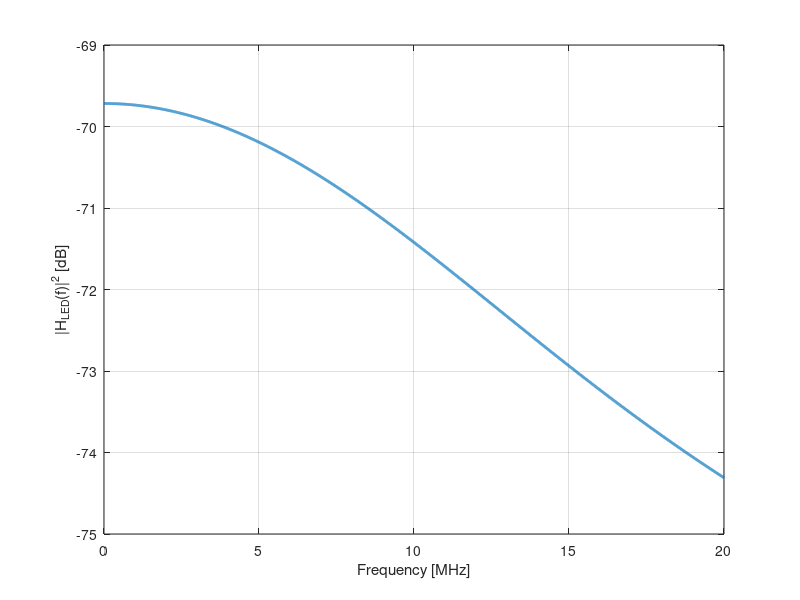

Source code (MATLAB):
% close all
clear all
clc

f_cut_off = 20e+6;
t = 0:1e-9:200*1e-9;

load('Run1')

f = linspace(0,20e+6,5000);
j = sqrt(-1);
H_LED = 1./(1+j*f/f_cut_off);
H_VLC = zeros(1,length(f));

count = 1;

for fx = f
    
    for t = 1:length(averun2)
        H_VLC(1,count) = H_VLC(1,count) + averun2(t)*exp(-sqrt(-1)*2*pi*fx*(t-1)/1e+9);
    end
    count = count + 1;
    
    
end

H_VLCeff(1,:) = H_VLC(1,:).*H_LED;


plot(f/1e+6,pow2db(abs(H_VLCeff).^2),'linewidth',2)
grid on
xlabel('Frequency [MHz]')
ylabel('|H_{LED}(f)|^{2} [dB]')

hold on
